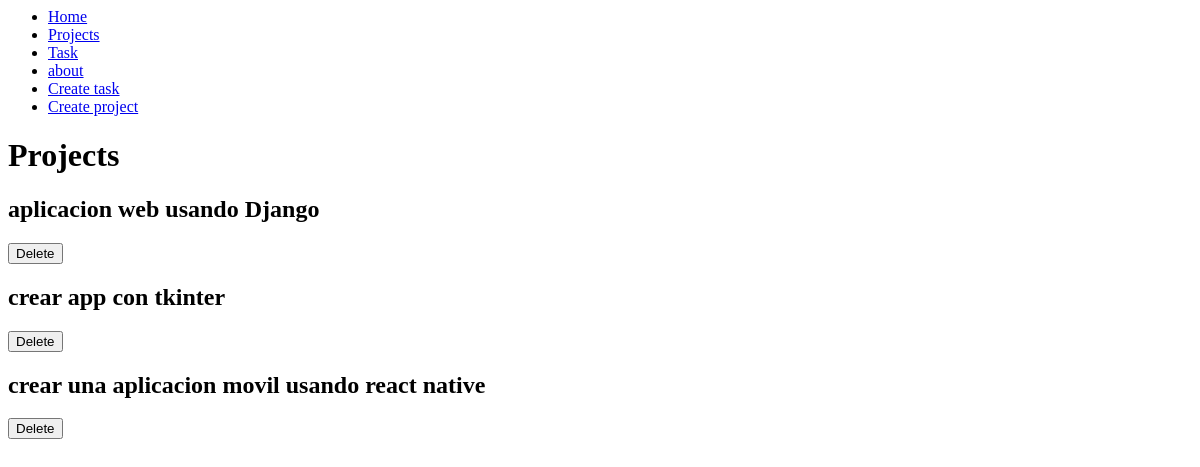
The page /projects/ on the database as committed earlier.
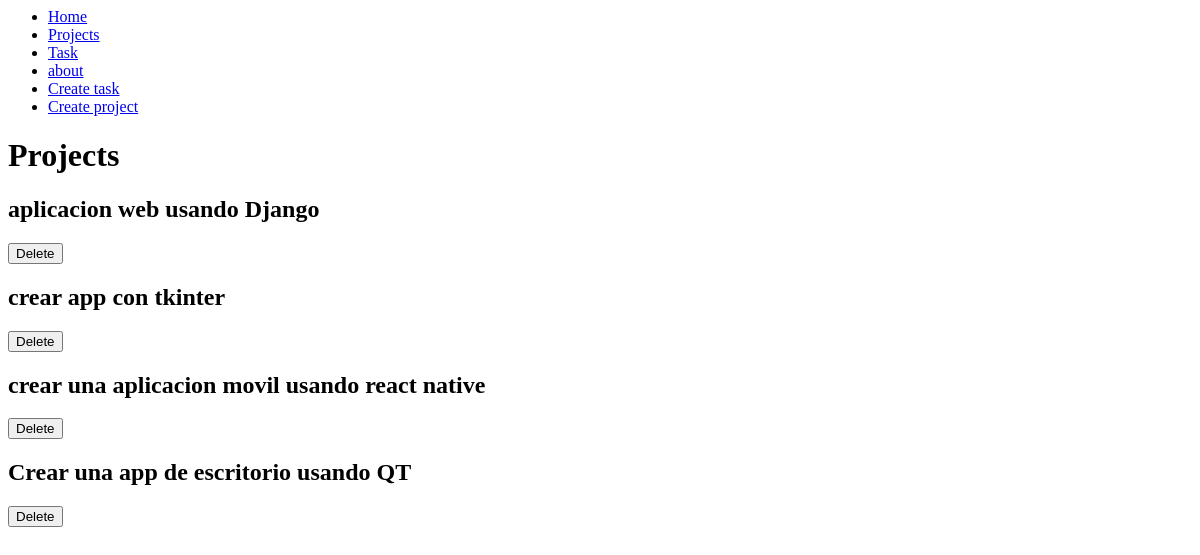
The same page on the database as committed later.
### myapp/models.py (models this page shows, shortened)
class Project(models.Model):
    name = models.CharField(max_length=200)

### myapp/views.py (the view)
# urls.py: path('projects/', views.projects),
def projects(request):
    projects = Project.objects.all()
    return render(request, 'projects/projects.html', {
        'projects': projects
    })

### myapp/templates/projects/projects.html
{% extends 'layouts/base.html'%}
{% block content %}
<h1>Projects</h1>
{% for project in projects %}
<article>
    <h1>{{project.name}}</h1>
    <button>
        Delete
    </button>
</article>
{% endfor %}
{% endblock %}

Rows that differ between the two databases and show on the page:
added Project: name "Crear una app de escritorio usando QT"
